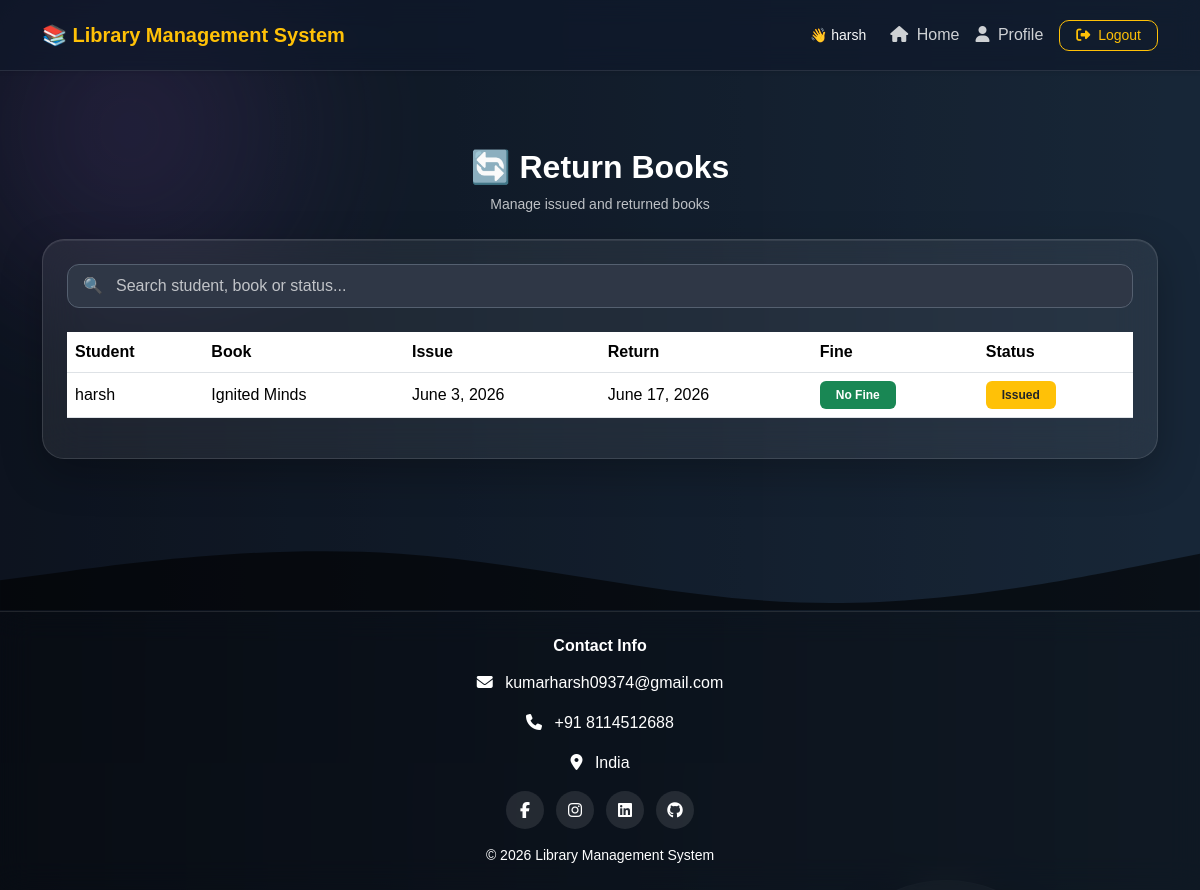
/books/return-book/ (signed in), run on an earlier commit of the app's database.
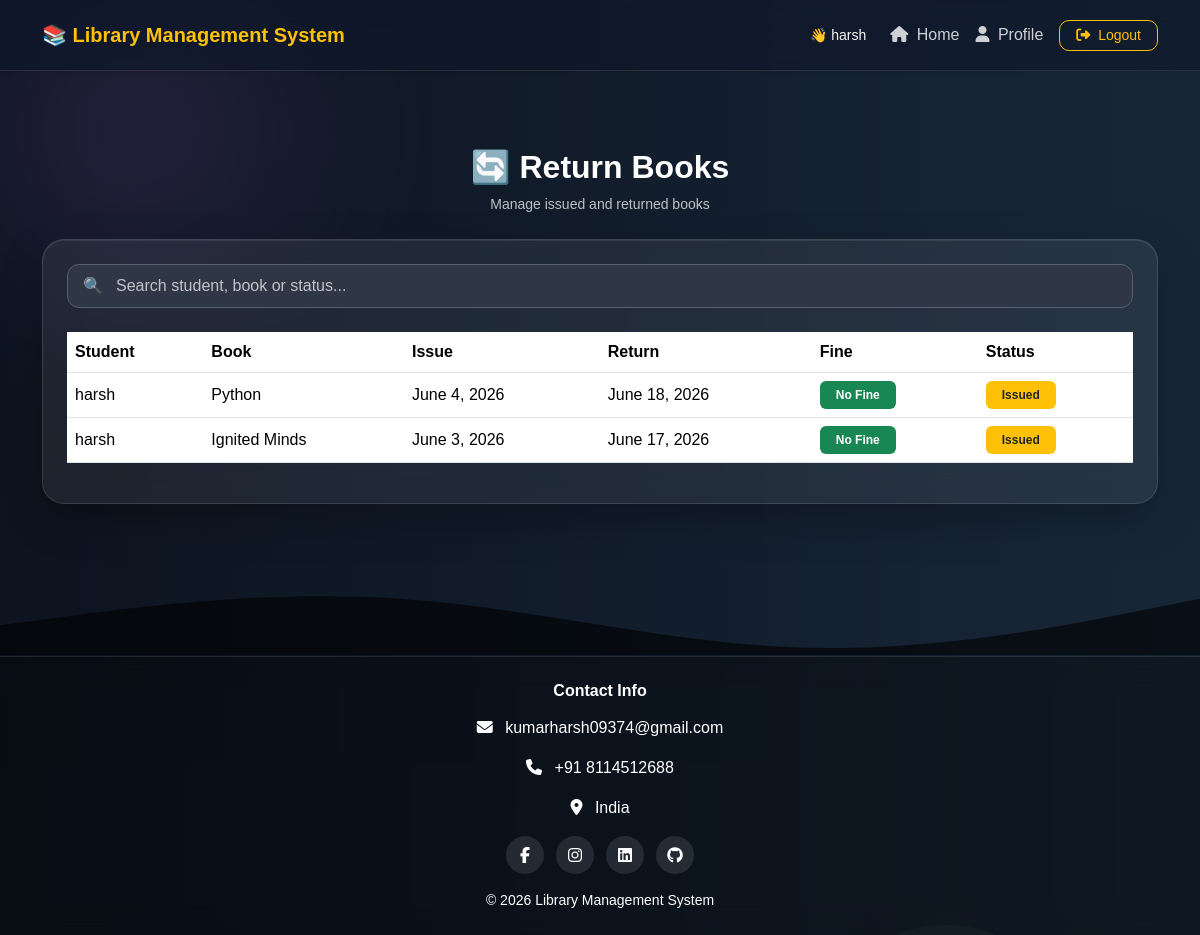
And on a later commit of the database.
### books/models.py (models this page shows, shortened)
class IssuedBook(models.Model):
    student = models.ForeignKey(
        User,
        on_delete=models.CASCADE
    )
    book = models.ForeignKey(
        Book,
        on_delete=models.CASCADE
    )
    issue_date = models.DateField()
    return_date = models.DateField(
        null=True,
        blank=True
    )
    fine = models.IntegerField(
        default=0
    )
    returned = models.BooleanField(
        default=False
    )

class Book(models.Model):
    title = models.CharField(
        max_length=200
    )
    author = models.CharField(
        max_length=200
    )
    isbn = models.CharField(
        max_length=100,
        default='N/A'
    )
    quantity = models.IntegerField(
        default=1
    )
    added_at = models.DateTimeField(
        default=timezone.now
    )

### books/views.py (the view)
# urls.py: path('return-book/', views.return_book, name='return_book'),
@login_required
def return_book(request):
    if request.user.is_superuser or request.user.is_staff:
        issued_books = IssuedBook.objects.all().order_by('returned', '-issue_date')
    else:
        issued_books = IssuedBook.objects.filter(
            student=request.user
        ).order_by('returned', '-issue_date')
    today = timezone.now().date()
    for issue in issued_books:
        if not issue.returned and issue.return_date and today > issue.return_date:
            days_late = (today - issue.return_date).days
            new_fine = days_late * 5  # Rs. 5 per day
            if issue.fine != new_fine:
                issue.fine = new_fine
                issue.save()
    return render(request, 'books/return_book.html', {
        'issued_books': issued_books,
        'today': today,
    })

### books/templates/books/return_book.html (shortened to what this page needs)
{% extends 'base.html' %}
{% block content %}
{% include 'includes/dashboard_navbar.html' %}
<div class="container py-5">
    <div class="text-center mb-4">
        <h2 class="text-white fw-bold">🔄 Return Books</h2>
        <p class="text-light opacity-75 small">
            Manage issued and returned books
        </p>
    </div>
    <div class="glass-card p-4">
        <div class="position-relative mb-4">
            <span class="position-absolute top-50 start-0 translate-middle-y ms-3 text-light opacity-75">
                🔍
            </span>
            <input type="text" id="returnSearch"
                   class="form-control ps-5"
                   placeholder="Search student, book or status..."
                   style="border-radius:12px;">
        </div>
        <div class="table-responsive">
            <table class="table table-hover align-middle text-white" id="returnTable">
                <thead>
                    <tr>
                        <th>Student</th>
                        <th>Book</th>
                        <th>Issue</th>
                        <th>Return</th>
                        <th>Fine</th>
                        <th>Status</th>
                    </tr>
                </thead>
                <tbody>
                    {% for issue in issued_books %}
                    <tr>
                        <td>{{ issue.student.username }}</td>
                        <td>{{ issue.book.title }}</td>
                        <td>{{ issue.issue_date }}</td>
                        <td>{{ issue.return_date }}</td>
                        <td>
                            {% if issue.fine > 0 %}
                                <span class="badge bg-danger px-3 py-2">
                                    ₹{{ issue.fine }}
                                </span>
                            {% else %}
                                <span class="badge bg-success px-3 py-2">
                                    No Fine
                                </span>
                            {% endif %}
                        </td>
                        <td>
                            {% if issue.returned %}
                                <span class="badge bg-success px-3 py-2">Returned</span>
                            {% elif issue.return_date < today %}
                                <span class="badge bg-danger px-3 py-2">Overdue</span>
                            {% else %}
                                <span class="badge bg-warning text-dark px-3 py-2">
                                    Issued
                                </span>
                            {% endif %}
                        </td>
                    </tr>
                    {% empty %}
                    <tr>
                        <td colspan="7" class="text-center text-light opacity-75">
                            No Issued Books Found
                        </td>
                    </tr>
                    {% endfor %}
                </tbody>
            </table>
        </div>
    </div>
</div>
{% endblock %}

What changed in the data, as far as the page shows it:
added IssuedBook: student.username "harsh", book "Python", issue_date "June 4, 2026", return_date "June 18, 2026", fine "No Fine", returned "Issued"
